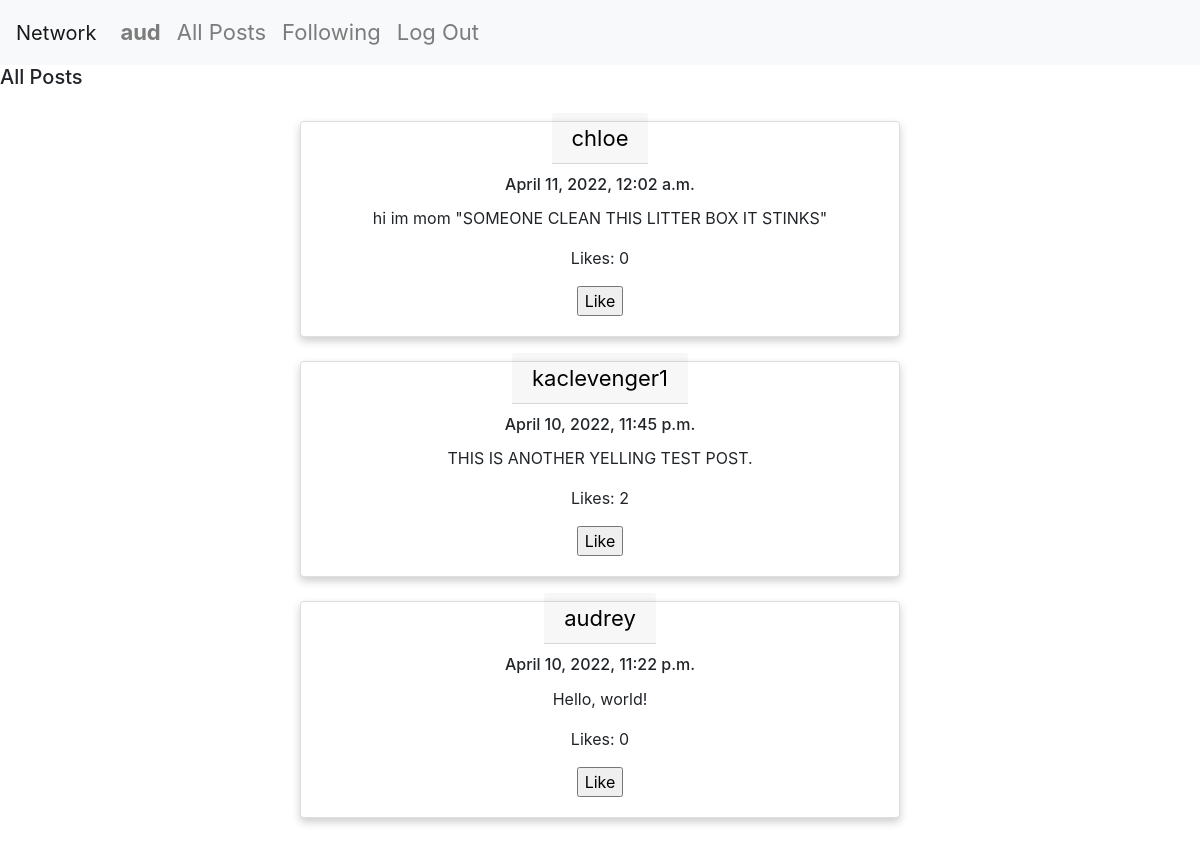
The page /posts/all (signed in) on the database its author committed.
### network/models.py (models this page shows, shortened)
class User(AbstractUser):
    pass

class Post(models.Model):
    poster = models.ForeignKey("User", on_delete=models.CASCADE, related_name="posts")
    body = models.TextField(blank=True)
    timestamp = models.DateTimeField(auto_now_add=True)
    likes = models.IntegerField(default=0)
    liked = models.ManyToManyField("User", related_name="liked", blank=True)
    liked_by_user = models.BooleanField(default=False)

### network/views.py (the view)
# urls.py: path("posts/all", views.getAllPosts, name="all"),
@csrf_exempt
@login_required
def getAllPosts(request):
    posts = Post.objects.all()
    for post in posts:
        list = post.liked.all()
        if request.user in list:
            post.liked_by_user = True
            post.save()
        else:
            post.liked_by_user = False
            post.save()
    posts = posts.order_by("-timestamp").all()
    page = request.GET.get('page', 1)
    paginator = Paginator(posts, 10)
    try:
        posts = paginator.page(page)
    except PageNotAnInteger:
        posts = paginator.page(1)
    except EmptyPage:
        posts = paginator.page(paginator.num_pages)
    return render(request, "network/posts.html", {
        "posts": posts,
        "message": "All Posts",
        "type" : "all"
    })

### network/templates/network/posts.html (shortened to what this page needs)
{% extends "network/layout.html" %}
{% block body %}
{% if user.is_authenticated %}
    <div id="posts">
        <h5>{{ message }}</h5>
        <br>
        {% for post in posts %}
        <div id="post" class="card">
            <h7><a href="{% url 'profile' post.poster.id %}" class="card-header">{{ post.poster }}</a></h7>
            <div class="card-body">
              <h6 class="card-title"> {{ post.timestamp }} </h6>
              <p class="card-text-body"> {{ post.body }} </p>
              <p class="card-text-likes"> Likes: {{ post.likes }} </p>
              {% if post.liked_by_user == True %}
              <input type="button" class="unlike" data-post="{{post.id}}" data-type = "{{type}}" value="Unlike" class="btn btn-primary"/>
              {% else %}
              <input type="button" class="like" data-post="{{post.id}}" data-type = "{{type}}" value="Like" class="btn btn-primary"/>
              {% endif %}
              <br>
            </div>
          </div>
          <br>
        {% empty %}
        {% if type == all %}
        <h5>There are no posts for this network.</h5>
        {% else %}
        <h5>You aren't following anyone.</h5>
        {% endif %}
        {% endfor %}
    </div>
{% endif %}
{% endblock %}

### network/templates/network/layout.html (shortened to what this page needs)
{% load static %}
<!DOCTYPE html>
<html lang="en">
    <head>
        <link rel="stylesheet" href="https://stackpath.bootstrapcdn.com/bootstrap/4.4.1/css/bootstrap.min.css">
        <link rel="stylesheet" href="https://cdnjs.cloudflare.com/ajax/libs/font-awesome/4.7.0/css/font-awesome.min.css">
        <link href="{% static 'network/styles.css' %}" rel="stylesheet">
    </head>
    <body>
        <nav class="navbar navbar-expand-lg navbar-light bg-light">
            <a class="navbar-brand" href="{% url 'index' %}">Network</a>
            <div>
              <ul class="navbar-nav mr-auto">
                {% if user.is_authenticated %}
                    <li class="nav-item">
                        <a class="nav-link" href="{% url 'profile' user.id %}"><strong>{{ user.username }}</strong></a>
                    </li>
                {% endif %}
                <li class="nav-item">
                    <a class="nav-link" href="{% url 'all' %}">All Posts</a>
                </li>
                {% if user.is_authenticated %}
                    <li class="nav-item">
                        <a class="nav-link" href="{% url 'following' %}">Following</a>
                    </li>
                    <li class="nav-item">
                        <a class="nav-link" href="{% url 'logout' %}">Log Out</a>
                    </li>
                {% endif %}
              </ul>
            </div>
          </nav>
        <div class="body">
            {% block body %}
            {% endblock %}
        </div>
    </body>
</html>

### network/static/network/styles.css (style rules this page uses)
.card { box-shadow: 0 4px 8px 0 rgba(0, 0, 0, 0.2); max-width: 600px; margin: auto; text-align: center; }
a { text-decoration: none; font-size: 22px; color: black; }

### rows shown on the page
User: username "aud"
Post: poster "chloe", timestamp "April 11, 2022, 12:02 a.m.", body "hi im mom \"SOMEONE CLEAN THIS LITTER BOX IT STINKS\"", likes "0"
Post: poster "kaclevenger1", timestamp "April 10, 2022, 11:45 p.m.", body "THIS IS ANOTHER YELLING TEST POST.", likes "2"
Post: poster "audrey", timestamp "April 10, 2022, 11:22 p.m.", body "Hello, world!", likes "0"

### other values the page prints
{{ message }} "All Posts"
